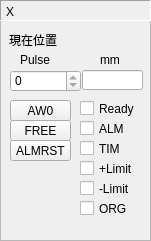
   <widget class="QFrame" name="frame_5">
    <property name="geometry">
     <rect>
      <x>10</x>
      <y>570</y>
      <width>151</width>
      <height>241</height>
     </rect>
    </property>
    <property name="frameShape">
     <enum>QFrame::StyledPanel</enum>
    </property>
    <property name="frameShadow">
     <enum>QFrame::Sunken</enum>
    </property>
    <widget class="QLabel" name="label_25">
     <property name="geometry">
      <rect>
       <x>0</x>
       <y>0</y>
       <width>151</width>
       <height>21</height>
      </rect>
     </property>
     <property name="frameShape">
      <enum>QFrame::Panel</enum>
     </property>
     <property name="frameShadow">
      <enum>QFrame::Sunken</enum>
     </property>
     <property name="text">
      <string>Ｘ</string>
     </property>
    </widget>
    <widget class="QSpinBox" name="spinBoxCurrentPulseX">
     <property name="geometry">
      <rect>
       <x>10</x>
       <y>70</y>
       <width>71</width>
       <height>22</height>
      </rect>
     </property>
     <property name="readOnly">
      <bool>true</bool>
     </property>
     <property name="minimum">
      <number>-99999999</number>
     </property>
     <property name="maximum">
      <number>99999999</number>
     </property>
    </widget>
    <widget class="QCheckBox" name="checkBoxALMX">
     <property name="geometry">
      <rect>
       <x>80</x>
       <y>120</y>
       <width>61</width>
       <height>17</height>
      </rect>
     </property>
     <property name="text">
      <string>ALM</string>
     </property>
    </widget>
    <widget class="QCheckBox" name="checkBoxTIMX">
     <property name="geometry">
      <rect>
       <x>80</x>
       <y>140</y>
       <width>61</width>
       <height>17</height>
      </rect>
     </property>
     <property name="text">
      <string>TIM</string>
     </property>
    </widget>
    <widget class="QCheckBox" name="checkBoxLimitPX">
     <property name="geometry">
      <rect>
       <x>80</x>
       <y>160</y>
       <width>61</width>
       <height>17</height>
      </rect>
     </property>
     <property name="text">
      <string>+Limit</string>
     </property>
    </widget>
    <widget class="QCheckBox" name="checkBoxLimitMX">
     <property name="geometry">
      <rect>
       <x>80</x>
       <y>180</y>
       <width>61</width>
       <height>17</height>
      </rect>
     </property>
     <property name="text">
      <string>-Limit</string>
     </property>
    </widget>
    <widget class="QCheckBox" name="checkBoxORGX">
     <property name="geometry">
      <rect>
       <x>80</x>
       <y>200</y>
       <width>61</width>
       <height>17</height>
      </rect>
     </property>
     <property name="text">
      <string>ORG</string>
     </property>
    </widget>
    <widget class="QCheckBox" name="checkBoxReadyX">
     <property name="geometry">
      <rect>
       <x>80</x>
       <y>100</y>
       <width>61</width>
       <height>17</height>
      </rect>
     </property>
     <property name="text">
      <string>Ready</string>
     </property>
    </widget>
    <widget class="QLabel" name="label_6">
     <property name="geometry">
      <rect>
       <x>9</x>
       <y>30</y>
       <width>51</width>
       <height>20</height>
      </rect>
     </property>
     <property name="text">
      <string>現在位置</string>
     </property>
    </widget>
    <widget class="QToolButton" name="toolButtonAW0X">
     <property name="geometry">
      <rect>
       <x>10</x>
       <y>100</y>
       <width>61</width>
       <height>21</height>
      </rect>
     </property>
     <property name="text">
      <string>AW0</string>
     </property>
     <property name="checkable">
      <bool>true</bool>
     </property>
    </widget>
    <widget class="QToolButton" name="toolButtonFreeX">
     <property name="geometry">
      <rect>
       <x>10</x>
       <y>120</y>
       <width>61</width>
       <height>21</height>
      </rect>
     </property>
     <property name="text">
      <string>FREE</string>
     </property>
     <property name="checkable">
      <bool>true</bool>
     </property>
    </widget>
    <widget class="QToolButton" name="toolButtonAlmRstX">
     <property name="geometry">
      <rect>
       <x>10</x>
       <y>140</y>
       <width>61</width>
       <height>21</height>
      </rect>
     </property>
     <property name="text">
      <string>ALMRST</string>
     </property>
     <property name="checkable">
      <bool>true</bool>
     </property>
    </widget>
    <widget class="QLineEdit" name="lineEditCurrentPosMMX">
     <property name="geometry">
      <rect>
       <x>82</x>
       <y>70</y>
       <width>61</width>
       <height>20</height>
      </rect>
     </property>
    </widget>
    <widget class="QLabel" name="label_43">
     <property name="geometry">
      <rect>
       <x>100</x>
       <y>50</y>
       <width>41</width>
       <height>20</height>
      </rect>
     </property>
     <property name="text">
      <string>mm</string>
     </property>
    </widget>
    <widget class="QLabel" name="label_44">
     <property name="geometry">
      <rect>
       <x>20</x>
       <y>50</y>
       <width>41</width>
       <height>20</height>
      </rect>
     </property>
     <property name="text">
      <string>Pulse</string>
     </property>
    </widget>
   </widget>
